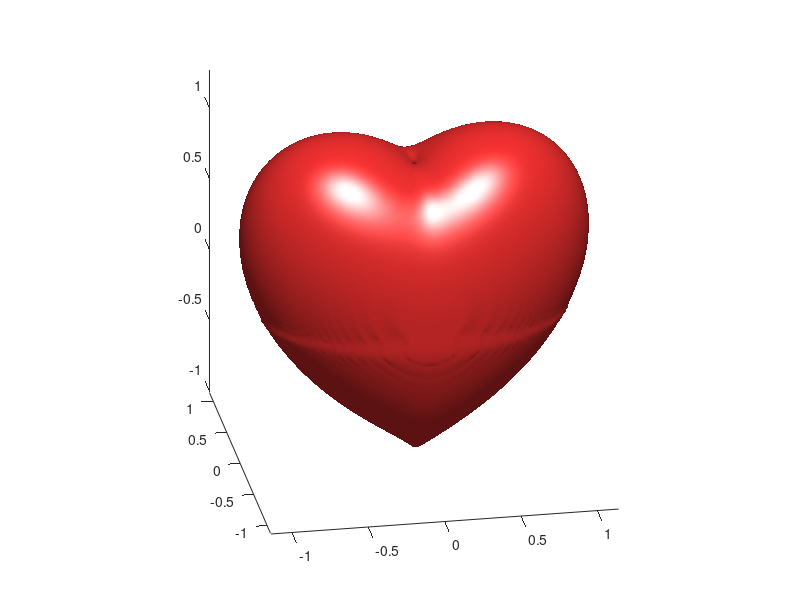

The MATLAB source for this figure:
[x,y,z]=meshgrid(linspace(-1.3,1.3)); 
val=(x.^2 + (9/4)*y.^2 + z.^2 - 1).^3 - x.^2.*z.^3 - (1/9)*y.^2.*z.^3; 
isosurface(x,y,z,val,0); 
axis equal;view(-10,24);colormap([1 0.2 0.2])
